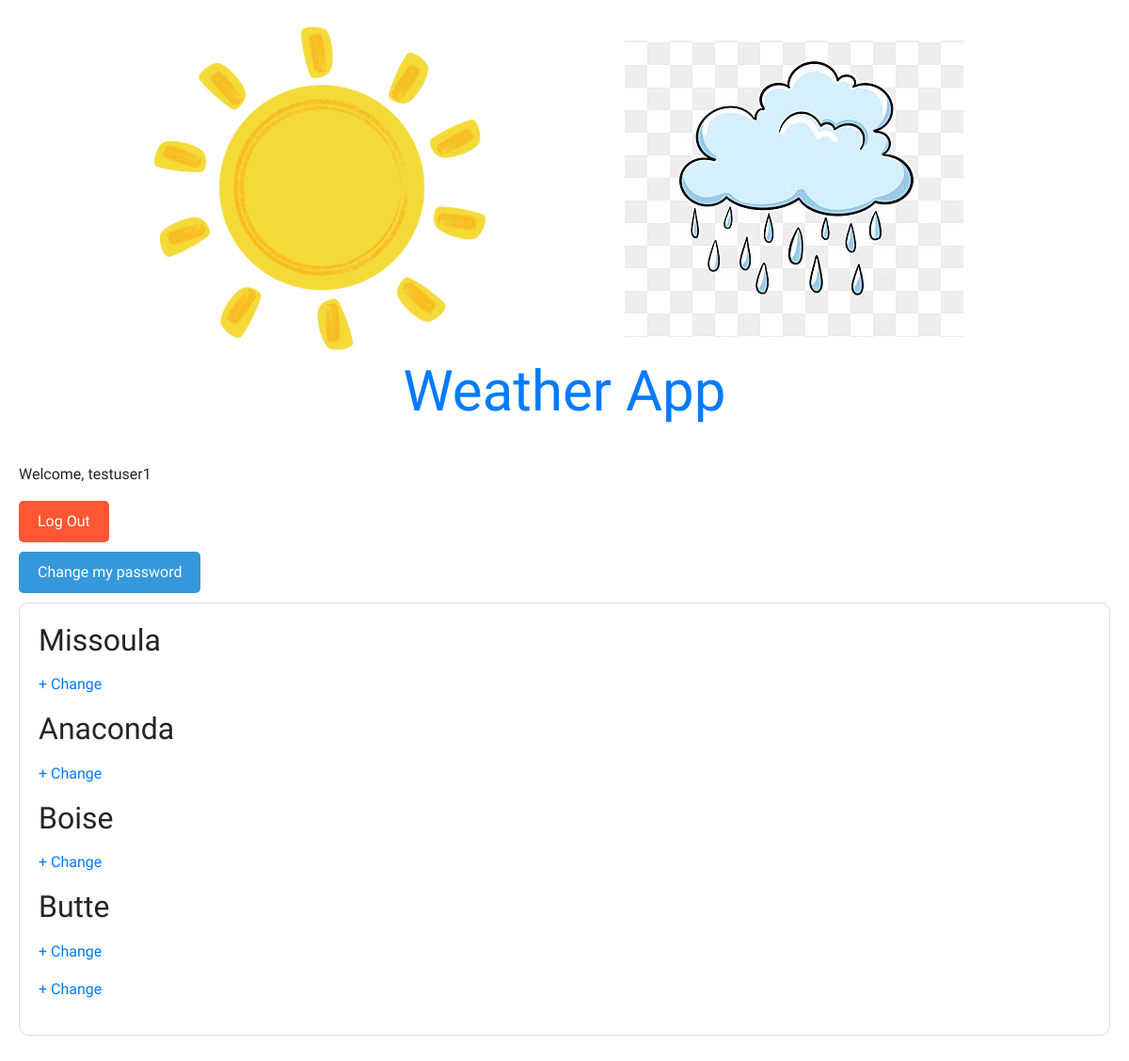
/weather/ (signed in), run on an earlier commit of the app's database.
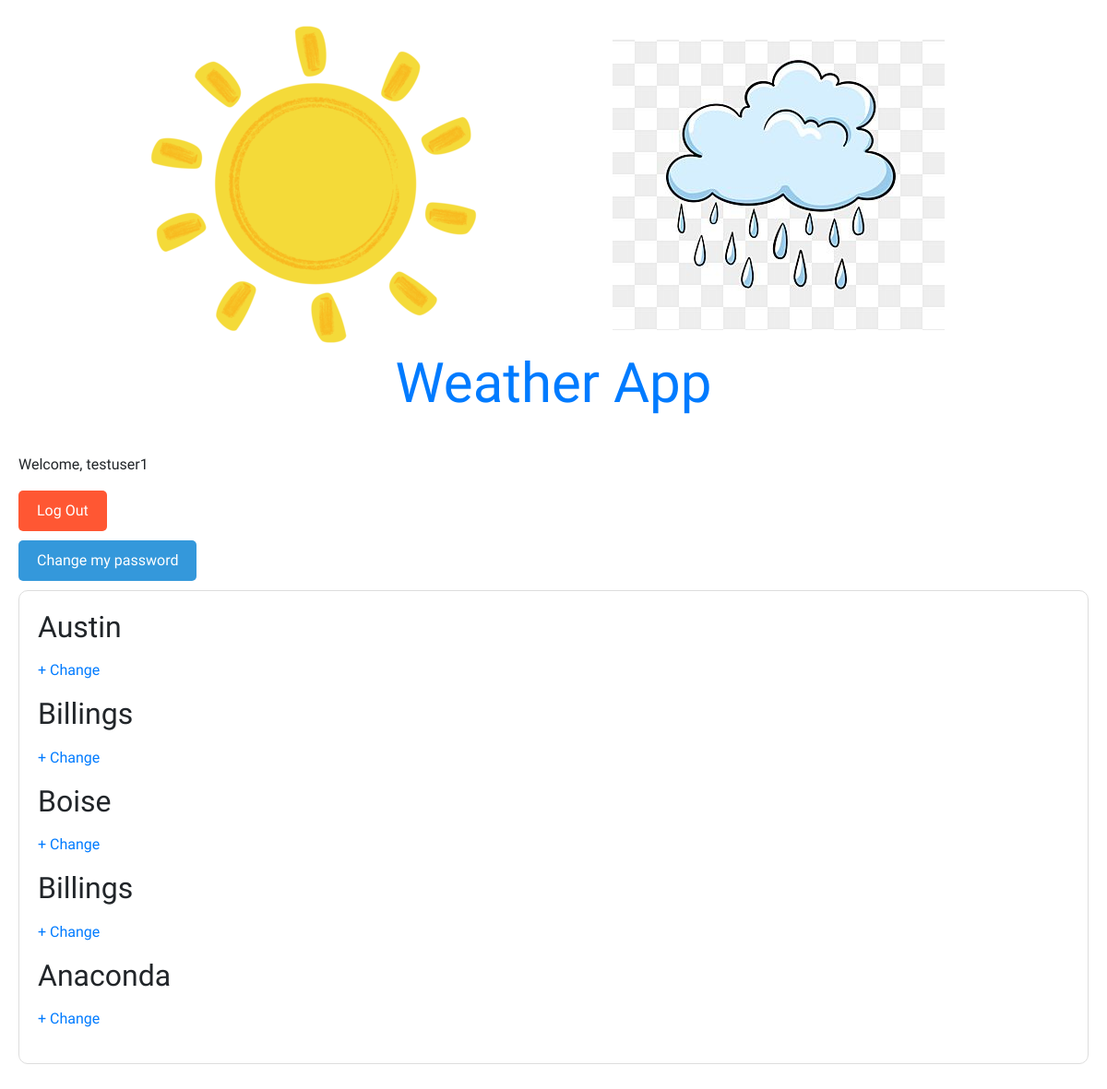
And on a later commit of the database.
### accounts/models.py (models this page shows)
class CustomUser(AbstractUser):
    age = models.PositiveIntegerField(null=True, blank=True)
    city = models.CharField(max_length=100, blank=True, default="")
    city2 = models.CharField(max_length=100, blank=True, default="")
    city3 = models.CharField(max_length=100, blank=True, default="")
    city4 = models.CharField(max_length=100, blank=True, default="")
    city5 = models.CharField(max_length=100, blank=True, default="")

### weather/views.py (the view)
# urls.py: 2. Add a URL to urlpatterns:  path('', views.home, name='home')
def home(request):
    return render(
        request,
        "home.html",
    )

### templates/home.html (shortened to what this page needs)
<!DOCTYPE html>
<html lang="en">
<head>
    <link rel="stylesheet" href="https://stackpath.bootstrapcdn.com/bootstrap/4.5.2/css/bootstrap.min.css">
</head>
<body>
    <img src="../zPhotos/sun.png" alt="sun image">
    <img src="../zPhotos/raincloud.jpg" alt="cloud image">
    <h1>Weather App</h1>
    {% block content %}
    {% if user.is_authenticated %}
    <p>Welcome, {{ user.username }}</p>
    <a href="{% url 'logout' %}" class="btn btn-logout">Log Out</a>
    <a href="{% url 'password_change' %}" class="btn btn-change-password">Change my password</a>
    <div class="weather-container">
        <div class="weather-info">
            <h2>{{ user.city }}</h2>
            <p><a href="{% url 'update_city' %}">+ Change</a></p>
            <h2>{{ user.city2 }}</h2>
            <p><a href="{% url 'update_city2' %}">+ Change</a></p>
            <h2>{{ user.city3 }}</h2>
            <p><a href="{% url 'update_city3' %}">+ Change</a></p>
            <h2>{{ user.city4 }}</h2>
            <p><a href="{% url 'update_city4' %}">+ Change</a></p>
            <h2>{{ user.city5 }}</h2>
            <p><a href="{% url 'update_city5' %}">+ Change</a></p>
        </div>
    </div>
    {% else %}
    <p>You are not logged in</p>
    <a href="{% url 'login' %}">Log In</a> |
    <a href="{% url 'signup' %}">Sign Up</a>
    {% endif %}
    {% endblock content %}
</body>
</html>

What changed in the data, as far as the page shows it:
changed CustomUser "Boise": city "Missoula" → "Austin"; city2 "Anaconda" → "Billings"; city4 "Butte" → "Billings"; city5 (not shown) → "Anaconda"
